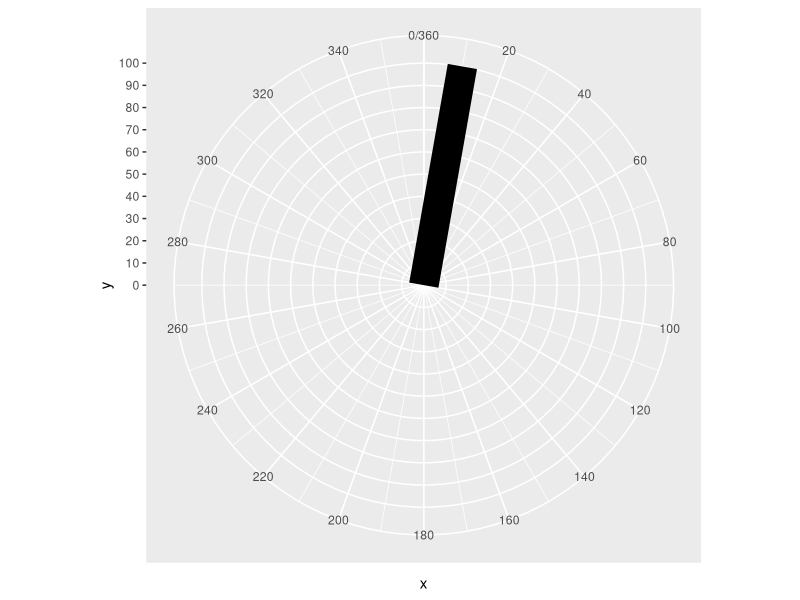
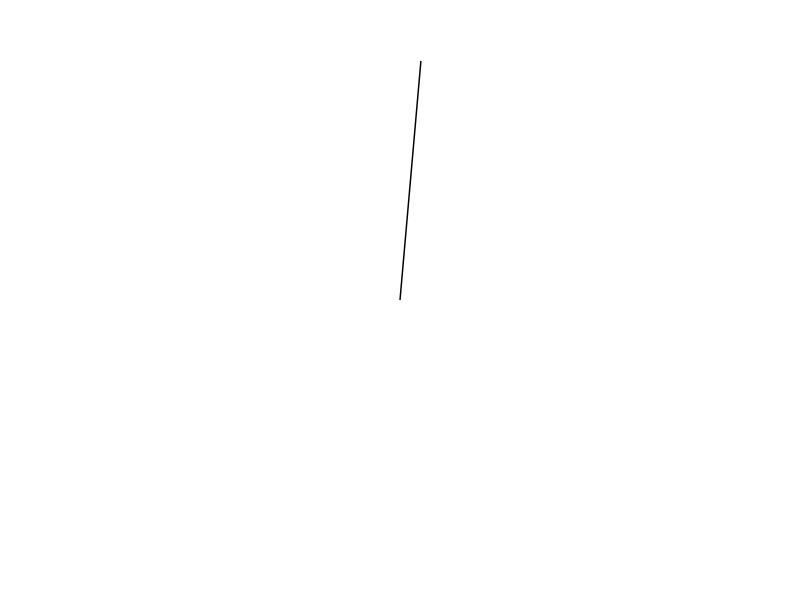
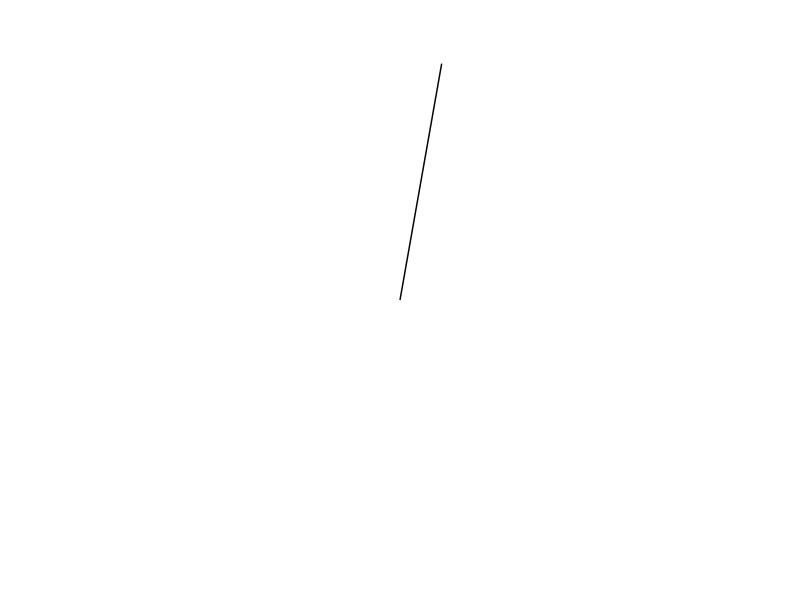
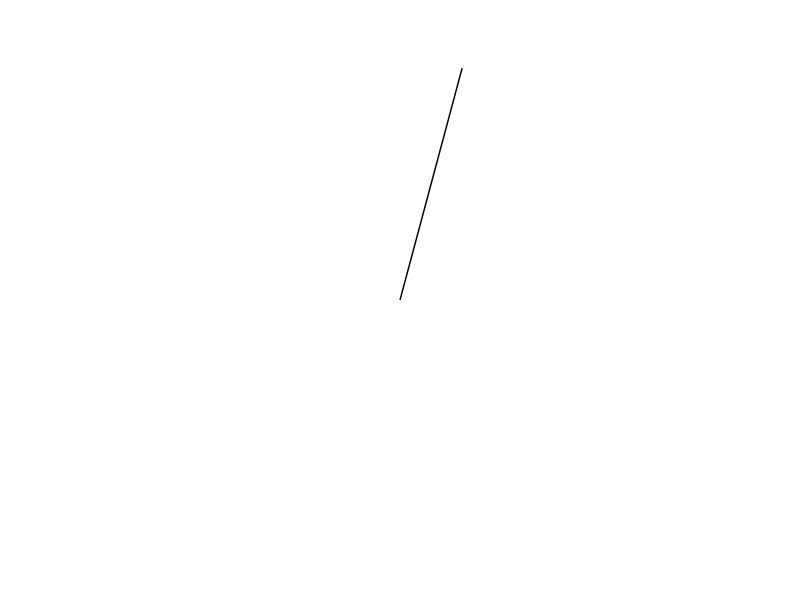
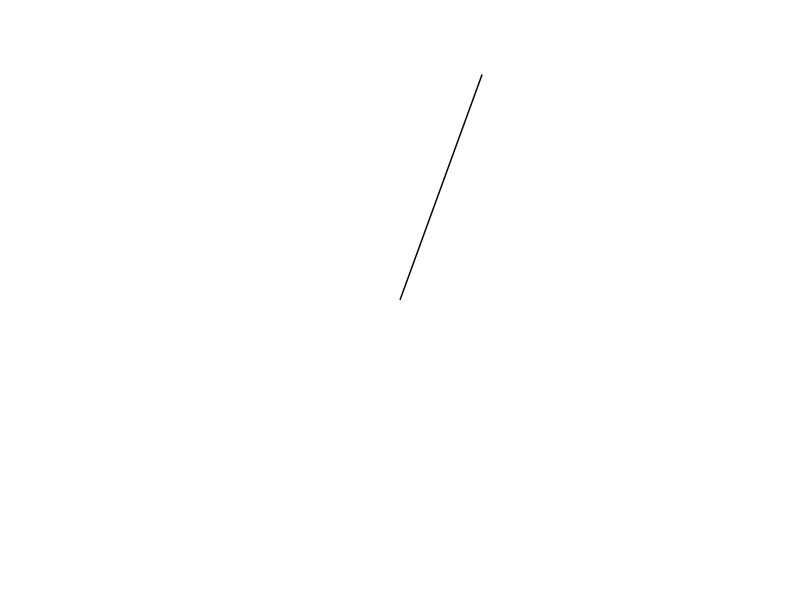
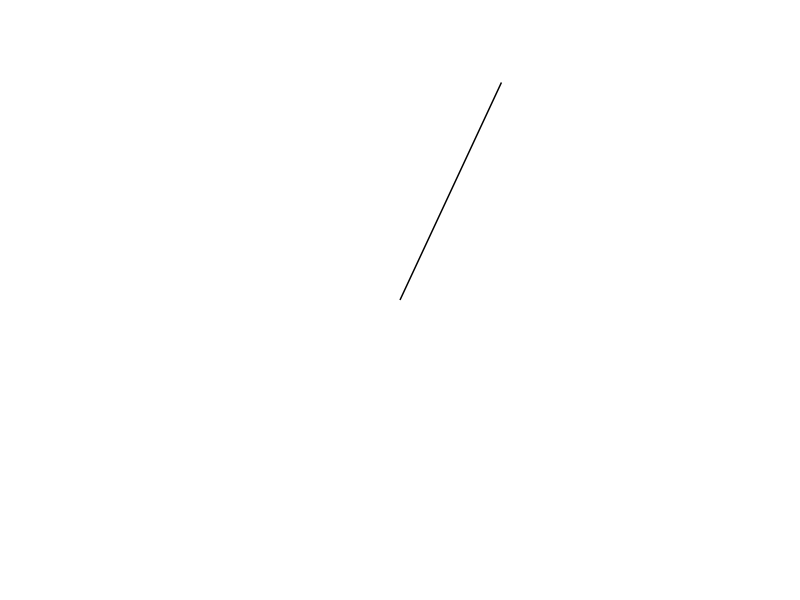
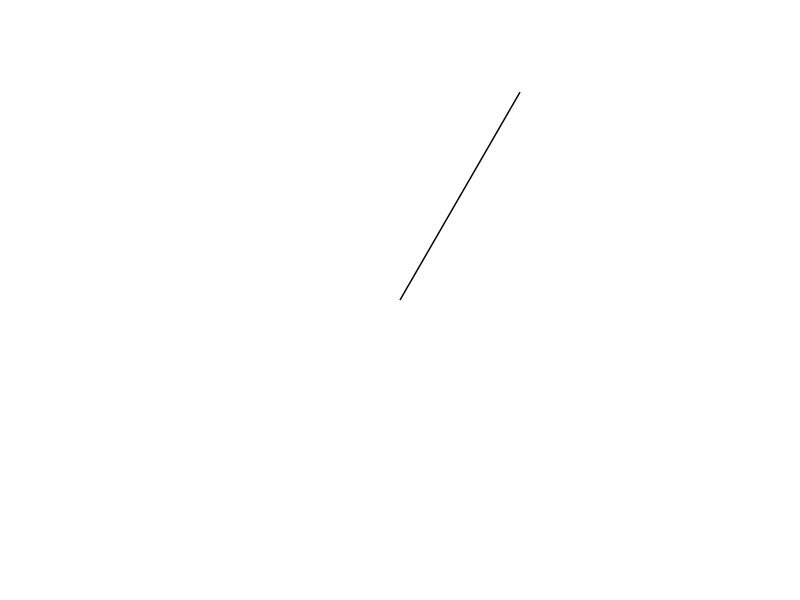
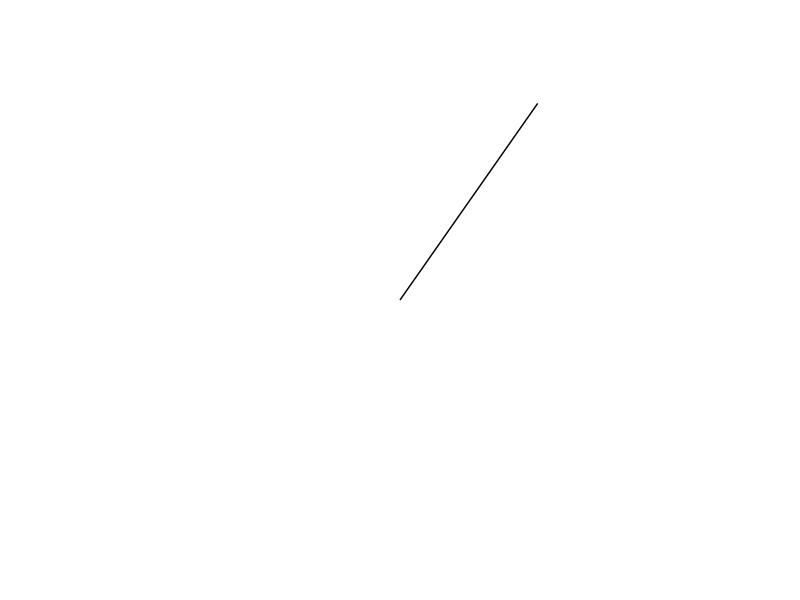

These figures' R source, in order: (Note: this script raises an error after producing the figures.)
library(tidyverse)
#install.packages("dplyr")
library(glue)

setwd(dirname(rstudioapi::getActiveDocumentContext()$path))

# coord_radar -------------------------------------------------------------
# See https://stackoverflow.com/questions/42562128/ggplot2-connecting-points-in-polar-coordinates-with-a-straight-line-2
coord_radar <- function (theta = "x", start = 0, direction = 1) {
  theta <- match.arg(theta, c("x", "y"))
  r <- if (theta == "x") "y" else "x"
  ggproto("CordRadar", CoordPolar, theta = theta, r = r, start = start, 
          direction = sign(direction),
          is_linear = function(coord) TRUE)
}

size <- 10
x1 <- 0
x2 <- 10
y1 <- 0
y2 <- 100

ggplot() +
  geom_line(data = data.frame(x = c(x1, x2), y = c(y1, y2)),
            aes(x = x, y = y), size = size) +
  scale_x_continuous(limits = c(0, 360), breaks = seq(0, 360, by = 20)) +
  scale_y_continuous(limits = c(0, 100), breaks = seq(0, 100, by = 10)) +
  coord_radar() #+
  #theme_void()

# Looping the procedure for various sizes and x2 coordinate

#thickness of line (18 level of difficulty)
size_seq <- seq(0.5, 9.5, by = 0.5)
#coordinates of start point: always in center
x1 <- 0
y1 <- 0
#coordinates of end point: keep the same lenght but with different orientations
x2_seq <- seq(0, 360, by = 5)
y2 <- 100

for (size in size_seq) {
  for (x2 in x2_seq) {
    ggplot() +
      geom_line(data = data.frame(x = c(x1, x2), y = c(y1, y2)),
                aes(x = x, y = y), size = size) +
      scale_x_continuous(limits = c(0, 360)) +
      scale_y_continuous(limits = c(0, 100)) +
      coord_radar() +
      theme_void()
    
    ggsave(filename = glue("{x2}_{size}.png"), path = "figures/", plot = last_plot(),
           width = 500/300, height = 500/300, dpi = 300)
  }
}

# --------------------------- DEPRECATED ------------------------------------
# cartesian coord -----------------------------------------------------------

ggplot() +
  geom_line(data = data.frame(x = c(0,15), y = c(0,15)),
            aes(x = x, y = y))

ggplot() +
  geom_line(data = data.frame(x = c(0,15), y = c(0,15)),
            aes(x = x, y = y), size = 2) +
  theme_void()

ggplot() +
  geom_line(data = data.frame(x = c(20,80), y = c(20,80)),
            aes(x = x, y = y), size = 3) +
  scale_x_continuous(limits = c(0, 100)) +
  scale_y_continuous(limits = c(0, 100)) +
  theme_void()

ggsave(filename = "test.png", plot = last_plot(),
       width = 500/300, height = 500/300, dpi = 300)

size = seq(1, 10, by = 1)

for (size in size) {
  
  ggplot() +
    geom_line(data = data.frame(x = c(20,80), y = c(20,80)),
              aes(x = x, y = y), size = size) +
    scale_x_continuous(limits = c(0, 100)) +
    scale_y_continuous(limits = c(0, 100)) +
    theme_void()
  
  ggsave(filename = glue("20_80_{size}.png"), path = "figures/", plot = last_plot(),
         width = 500/300, height = 500/300, dpi = 300)
}

size <- 2
x1 <- 50
x2 <- 80
y1 <- 50
y2 <- 80

ggplot() +
  geom_line(data = data.frame(x = c(x1, x2), y = c(y1, y2)),
            aes(x = x, y = y), size = size) +
  scale_x_continuous(limits = c(0, 100)) +
  scale_y_continuous(limits = c(0, 100)) +
  theme_void()
